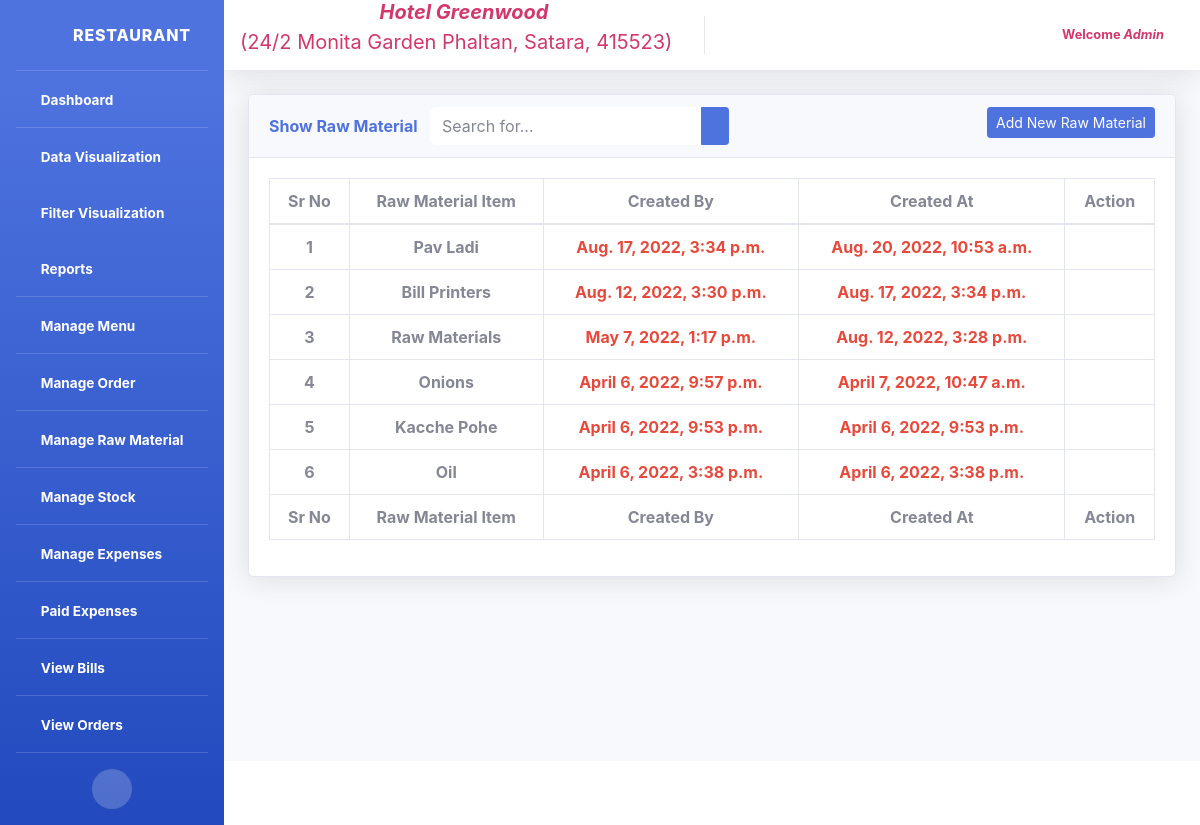
Page /polls/manageRawMaterial (signed in) on the committed database.
### polls/models.py (models this page shows, shortened)
class RawMaterialItem(models.Model):
	raw_item = models.CharField(max_length=50, null=True)
	status = models.IntegerField(default=1,null=True)
	created_at = models.DateTimeField(auto_now_add=True)
	updated_at = models.DateTimeField(auto_now=True)
	slug = models.SlugField(unique=True, null=True, blank=True)
	class Meta:
		db_table = "RawMaterialItem"

### polls/views.py (the view)
# urls.py: path('manageRawMaterial', views.ViewManageRawMaterialView.as_view(), name='manageRawMaterial'),
class ViewManageRawMaterialView(LoggedInMixin, ListView):
    model = RawMaterialItem
    template_name = 'manage_raw_material.html'
    ordering = ['-created_at']
    paginate_by = 10
    paginate_orphans = 1
    queryset = RawMaterialItem.objects.filter(status=1)
    def get_context_data(self, *args, **kwargs):
        try:
            return super(ViewManageRawMaterialView, self).get_context_data(*args, **kwargs)
        except Http404:
            self.kwargs['page'] = 1
            return super(ViewManageRawMaterialView, self).get_context_data(*args, **kwargs)

### polls/views.py (called while the page is built)
    def dispatch(self, request, *args, **kwargs):
        if not request.user.is_authenticated:
            return redirect('/polls/login/')
        return super(LoggedInMixin, self).dispatch(request, *args, **kwargs)

### polls/templates/manage_raw_material.html (shortened to what this page needs)
{% extends 'header.html' %}
{% block body %}
{% load static %}
<!DOCTYPE html>
<html>
<head>
	<link href="{% static 'vendor/fontawesome-free/css/all.min.css' %}" rel="stylesheet" type="text/css">
	<link href="{% static 'vendor/datatables/dataTables.bootstrap4.min.css' %}" rel="stylesheet">
	<link href="{% static 'css/sb-admin-2.min.css' %}" rel="stylesheet">
</head>
<body>
        <div class="container-fluid mt-4">
          <div class="card shadow mb-4">
            <div class="card-header">
            	<a href="{% url 'createRawMaterial' %}" class="btn btn-sm btn-primary float-right ml-2">Add New Raw Material</a>
              <span class="font-weight-bold text-primary">Show Raw Material</span>
              <form method="get" action="" class="d-none d-sm-inline-block form-inline mr-2 ml-md-2 my-2 my-md-0  navbar-search ml-2" >
              <div class="input-group">
                <input type="text" class="form-control border-0 small" placeholder="Search for..." name="search" required>
                  <div class="input-group-append">
                    <button class="btn btn-primary btn-sm" type="submit"><i class="fas fa-search fa-sm"></i></button>
                </div>
              </div>
            </form>
            </div>
            <div class="card-body">
              <div class="table-responsive">
                <table class="table table-bordered"  width="100%" cellspacing="0">
                  <thead>
                    <tr class="text-center">
                        <th scope="col">Sr No</th>
                        <th scope="col">Raw Material Item</th>
                        <th scope="col">Created By</th>
                        <th scope="col">Created At</th>
                        <th scope="col">Action</th>
                    </tr>
                  </thead>
                  <tfoot>
                    <tr class="text-center">
                        <th scope="col">Sr No</th>
                        <th scope="col">Raw Material Item</th>
                        <th scope="col">Created By</th>
                        <th scope="col">Created At</th>
                        <th scope="col">Action</th>
                    </tr>
                  </tfoot>
                  <tbody>
                    {% for i in object_list %}
                    <tr class="text-center font-weight-bold"">
                      <td>{{forloop.counter}}</td>
                      <td>{{i.raw_item | title }}</td>
                      <td class="text-danger">{{i.created_at}}</td>
                      <td class="text-danger">{{i.updated_at}}</td>
                      <td>
                        <a href="{% url 'editRawMaterial' i.slug %}"><i class="fa fa-edit text-primary"></i></a>
                        <a href="{% url 'deleteRawmaterial' i.id %}"><i class="fa fa-trash text-danger confirm-delete" onclick="return confirm('Are you sure you want to delete this raw Item ?')"></i></a>
                      </td>
                    </tr>
                    {% endfor %}
                  </tbody>
                </table>
              </div>
            </div>
          </div>
</div>
{% endblock %}

### polls/templates/header.html (shortened to what this page needs)
{% load static %}
<html>
<head>
  <link href="{% static 'vendor/fontawesome-free/css/all.min.css' %}" rel="stylesheet" type="text/css">
  <link href="{% static 'css/sb-admin-2.min.css' %}" rel="stylesheet">
  <link href="{% static 'css/other.css' %}" rel="stylesheet">
</head>
<body id="page-top">
<div id="wrapper">
<ul class="navbar-nav bg-gradient-primary sidebar sidebar-dark accordion" id="accordionSidebar">
  <a class="sidebar-brand d-flex align-items-center justify-content-center" href="{% url 'dashboard' %}">
  <div class="sidebar-brand-icon rotate-n-15">
    <i class="fas fa-home fa-fw "></i>
  </div>
  <div class="sidebar-brand-text mx-3">Restaurant</div>
  </a>
  <hr class="sidebar-divider my-0">
  <li class="nav-item active">
    <a class="nav-link" href="{% url 'dashboard' %}">
      <i class="fas fa-fw fa-tachometer-alt"></i>
      <span>Dashboard</span></a>
  </li>
  <hr class="sidebar-divider my-0">
  <li class="nav-item active">
    <a class="nav-link collapsed" href="#" data-toggle="collapse" data-target="#collapseTwo" aria-expanded="true" aria-controls="collapseTwo">
      <i class="fas fa-fw fa fa-chart-area"></i>
      <span>Data Visualization</span>
    </a>
  </li>
 <li class="nav-item active">
    <a class="nav-link collapsed" href="#" data-toggle="collapse" data-target="#collapsefilter" aria-expanded="true" aria-controls="collapseTwo">
      <i class="fas fa-fw fa fa-chart-area"></i>
      <span>Filter Visualization</span>
    </a>
  </li>
  <li class="nav-item active">
    <a class="nav-link collapsed" href="#" data-toggle="collapse" data-target="#collapsereport" aria-expanded="true" aria-controls="collapseTwo">
      <i class="fas fa-fw fa fa-file"></i>
      <span>Reports</span>
    </a>
  </li>
  <hr class="sidebar-divider my-0">
  <li class="nav-item active">
    <a class="nav-link" href="{% url 'manageMenu' %}">
      <i class="fas fa-fw fa-cog"></i>
      <span>Manage Menu</span></a>
  </li>
  <hr class="sidebar-divider my-0">
  <li class="nav-item active">
    <a class="nav-link" href="{% url 'manageOrder' %}">
      <i class="fas fa-fw fa-cog"></i>
      <span>Manage Order</span></a>
  </li>
  <hr class="sidebar-divider my-0">
  <li class="nav-item active">
    <a class="nav-link" href="{% url 'manageRawMaterial' %}">
      <i class="fas fa-fw fa-cog"></i>
      <span>Manage Raw Material</span></a>
  </li>
  <hr class="sidebar-divider my-0">
  <li class="nav-item active">
    <a class="nav-link" href="{% url 'manageStock' %}">
      <i class="fas fa-fw fa-cog"></i>
      <span>Manage Stock</span></a>
  </li>
  <hr class="sidebar-divider my-0">
  <li class="nav-item active">
    <a class="nav-link" href="{% url 'manageExpenses' %}">
      <i class="fas fa-fw fa-cog"></i>
      <span>Manage Expenses</span></a>
  </li>
  <hr class="sidebar-divider my-0">
  <li class="nav-item active">
    <a class="nav-link" href="{% url 'paidExpeses' %}">
      <i class="fas fa-fw fa-plus"></i>
      <span>Paid Expenses</span></a>
  </li>
  <hr class="sidebar-divider my-0">
  <li class="nav-item active">
    <a class="nav-link" href="{% url 'viewBills' %}">
      <i class="fas fa-fw fa fa-list"></i>
      <span>View Bills</span></a>
  </li>
  <hr class="sidebar-divider my-0">
  <li class="nav-item active">
    <a class="nav-link" href="{% url 'viewOrderDetails' %}">
      <i class="fas fa-fw fa fa-list"></i>
      <span>View Orders</span></a>
  </li>
<hr class="sidebar-divider">
  <div class="text-center d-none d-md-inline">
    <button class="rounded-circle border-0" id="sidebarToggle"></button>
  </div>
</ul>
    <div id="content-wrapper" class="d-flex flex-column">
        <div id="content">
        <nav class="navbar navbar-expand navbar-light bg-white topbar mb-1 static-top shadow">
          <span align="center" class="navbar-brand mb-0 h1 text-info"><i class='fas fa-hotel' style='font-size:20px'></i><i class="font-weight-bold" style="color: #D2386C;">Hotel Greenwood</i><p style="color:  #D2386C;"> (24/2 Monita Garden Phaltan, Satara, 415523)</p></span>
            <ul class="navbar-nav ml-auto">
            <li class="nav-item dropdown no-arrow">
              <a class="nav-link dropdown-toggle" href="#" id="userDropdown" role="button" data-toggle="dropdown" aria-haspopup="true" aria-expanded="false">
                <span class="mr-2 d-none d-lg-inline text-gray-600 small">
                {% if user.is_authenticated %}
                  <b style="color: #D2386C;">Welcome&nbsp;<i>{{request.user | title}}</i></b>
                {% endif %}
                </span>
              </a>
            </li>
          </ul>
        </nav>
        {% block body %} {% endblock %}
    </div>
      <footer class="sticky-footer bg-white">
      </footer>
    </div>
  </div>
</body>
</html>

### rows in the picture
RawMaterialItem: raw_item "Pav Ladi", created_at "Aug. 17, 2022, 3:34 p.m.", updated_at "Aug. 20, 2022, 10:53 a.m."
RawMaterialItem: raw_item "Bill Printers", created_at "Aug. 12, 2022, 3:30 p.m.", updated_at "Aug. 17, 2022, 3:34 p.m."
RawMaterialItem: raw_item "Raw Materials", created_at "May 7, 2022, 1:17 p.m.", updated_at "Aug. 12, 2022, 3:28 p.m."
RawMaterialItem: raw_item "Onions", created_at "April 6, 2022, 9:57 p.m.", updated_at "April 7, 2022, 10:47 a.m."
RawMaterialItem: raw_item "Kacche Pohe", created_at "April 6, 2022, 9:53 p.m.", updated_at "April 6, 2022, 9:53 p.m."
RawMaterialItem: raw_item "Oil", created_at "April 6, 2022, 3:38 p.m.", updated_at "April 6, 2022, 3:38 p.m."

### other values in the picture
{{ request.user | title }} "Admin"
